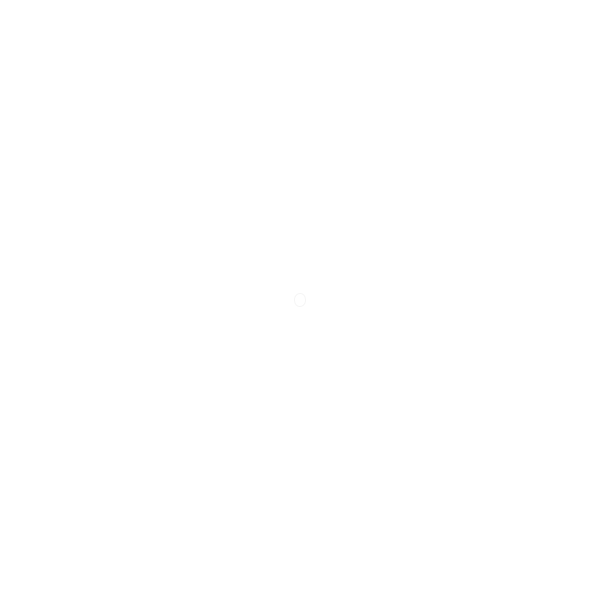
Frame 1 (no input)
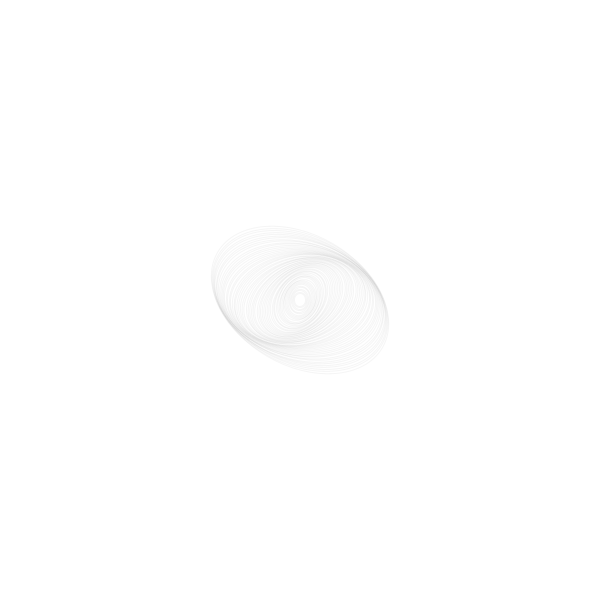
Frame 60 (the mouse pressed at the canvas centre just before this capture)
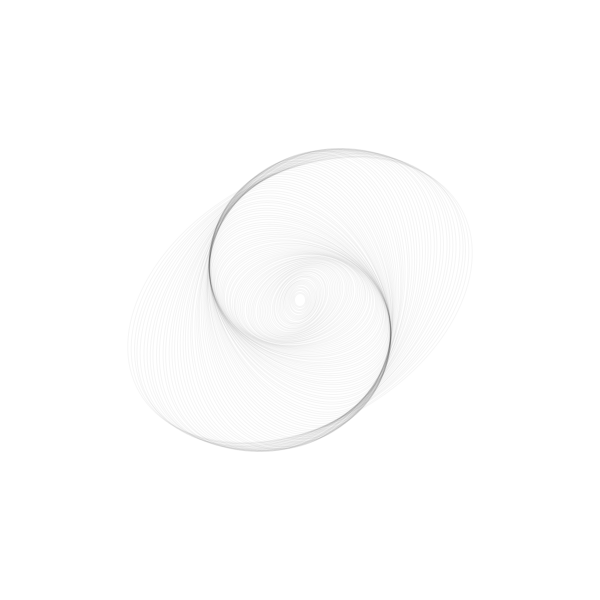
Frame 120 (the mouse held since frame 60 and released just before this capture)

The Processing sketch that drew these frames (run headless with seeded random() and noise(); from frame 60 on, the mouse is pressed at the canvas centre):

// Processing sketch: processing_98848
// ── processing_98848.pde

void setup() {
  smooth();
  noFill();
  size(600, 600);
  background(255);
  stroke(0, 0, 0, 10);
}

int w=10, h=10;
int r=0;
void draw() {
  
  if (w>900) {

    w=10;
    h=10;
    r=0;
    
    stroke(random(255), random(255), random(255), 10);
  }
  translate(width/2, height/2);
  rotate(radians(r+=2));
  
  ellipse(0, 0, w+=2, h+=3);

}
